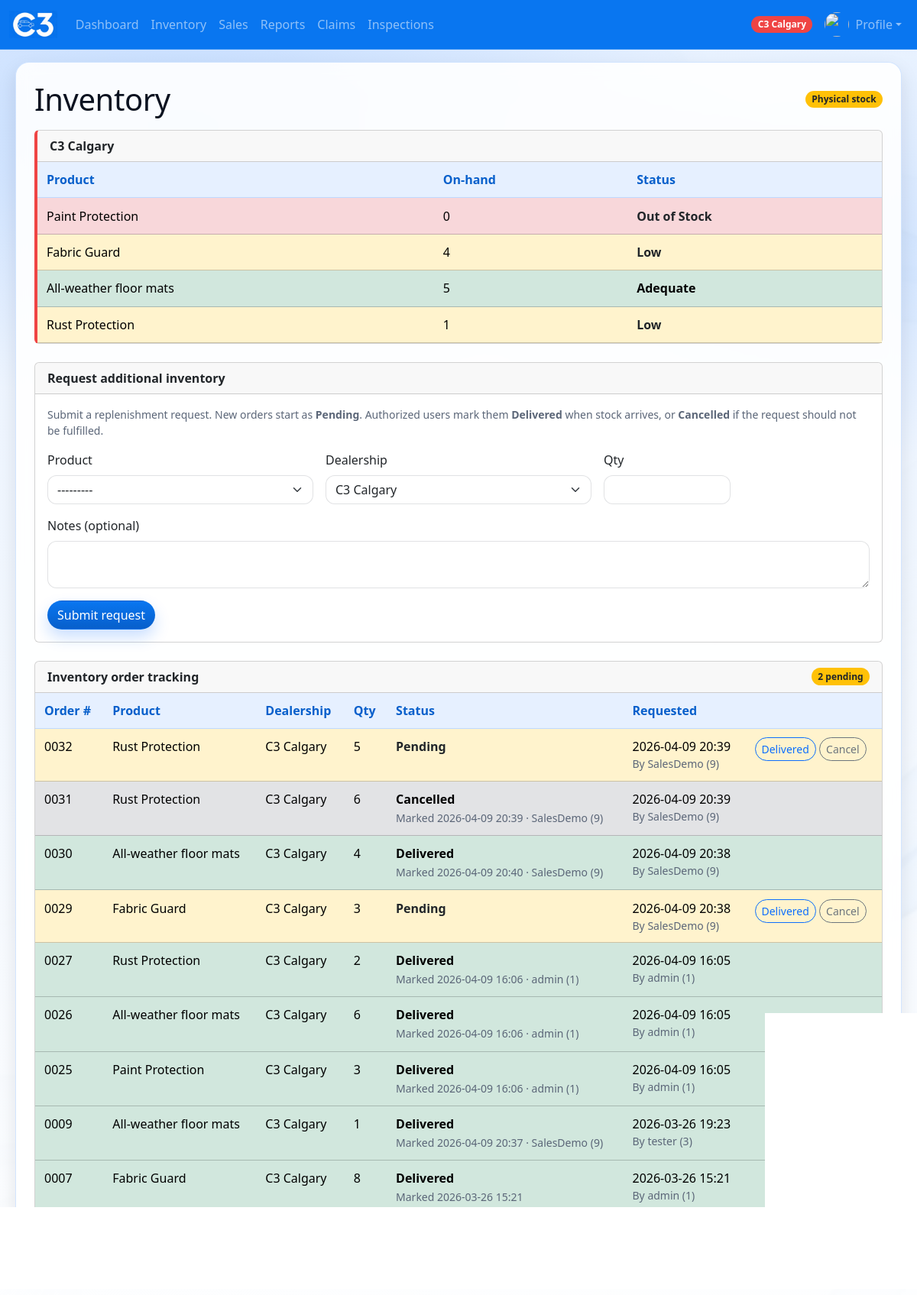
Screenshot of /home/inventory/ (signed in) with the database file from the repository.
### Dashboard/models.py (models this page shows, shortened)
class Dealership(models.Model):
    name = models.CharField(max_length=200)
    badge_css_class = models.CharField(
        max_length=80,
        default="bg-dark",
        help_text="Bootstrap/extra CSS classes for this dealership's badge (navbar, user list).",
    )
    is_default_home = models.BooleanField(
        default=False,
        help_text="If True, new user group edits default to this dealership when none is set.",
    )
    class Meta:
        ordering = ["name"]
    def resolved_badge_css_class(self) -> str:
        raw = (self.badge_css_class or "").strip()
        if raw.startswith("ns-badge-dealership-"):
            return raw
    def chart_color_hex(self) -> str:
        key = self.resolved_badge_css_class()
        mapping = {
            "ns-badge-dealership-mississauga": "#0976f0",
            "ns-badge-dealership-toronto": "#001f3f",
            "ns-badge-dealership-edmonton": "#ea580c",
            "ns-badge-dealership-calgary": "#ef4444",
            "ns-badge-dealership-lachute": "#7f1d1d",
            "ns-badge-navy": "#001f3f",
            "ns-badge-c3-toronto": "#001f3f",
        }
        return mapping.get(key, "#495057")
    def __str__(self):
        return self.name

class SalesProduct(models.Model):
    name = models.CharField(max_length=200)
    price = models.DecimalField(max_digits=10, decimal_places=2, default=0, help_text="Product price")
    goal = models.PositiveIntegerField(default=1, help_text="Monthly sales goal")
    display_order = models.PositiveIntegerField(default=0)
    product_id = models.PositiveIntegerField(null=True, blank=True)
    tracks_inventory = models.BooleanField(
        default=True,
        help_text="If False (e.g. warranties), item is excluded from inventory and stock checks.",
    )
    class Meta:
        ordering = ['display_order', 'id']
    def __str__(self):
        return self.name

class InventoryOrder(models.Model):
    STATUS_PENDING = "pending"
    STATUS_DELIVERED = "delivered"
    STATUS_CANCELLED = "cancelled"
    STATUS_CHOICES = [
        (STATUS_PENDING, "Pending"),
        (STATUS_DELIVERED, "Delivered"),
        (STATUS_CANCELLED, "Cancelled"),
    ]
    product = models.ForeignKey(SalesProduct, on_delete=models.CASCADE, related_name="inventory_orders")
    dealership = models.ForeignKey(Dealership, on_delete=models.CASCADE, related_name="inventory_orders")
    quantity_requested = models.PositiveIntegerField()
    status = models.CharField(max_length=20, choices=STATUS_CHOICES, default=STATUS_PENDING)
    requested_by = models.ForeignKey(
        settings.AUTH_USER_MODEL,
        on_delete=models.SET_NULL,
        null=True,
        blank=True,
        related_name="inventory_orders_submitted",
    )
    notes = models.TextField(blank=True)
    date_requested = models.DateTimeField(auto_now_add=True)
    date_received = models.DateTimeField(null=True, blank=True)
    delivered_by = models.ForeignKey(
        settings.AUTH_USER_MODEL,
        on_delete=models.SET_NULL,
        null=True,
        blank=True,
        related_name="fulfilled_inventory_orders",
    )
    cancelled_at = models.DateTimeField(null=True, blank=True)
    cancelled_by = models.ForeignKey(
        settings.AUTH_USER_MODEL,
        on_delete=models.SET_NULL,
        null=True,
        blank=True,
        related_name="cancelled_inventory_orders",
    )
    class Meta:
        ordering = ["-date_requested", "-id"]
    @property
    def display_order_id(self):
        return f"{self.pk:04d}"

### Dashboard/views.py (the view)
# urls.py: path("inventory/", views.inventory, name="inventory"),
def inventory(request):
    if not request.user.is_authenticated:
        return HttpResponseForbidden("You must be logged in.")
    can_view_all = user_can_view_all_inventory(request.user)
    can_submit = _can_submit_inventory_order(request.user)
    can_manage_orders = _can_manage_inventory_orders(request.user)
    physical_products = (
        SalesProduct.objects.filter(tracks_inventory=True)
        .order_by("display_order", "id")
        .all()
    )
    home = user_home_dealership(request.user) if not can_view_all else None
    dealerships = dealerships_for_inventory_scope(request.user)
    dealership_sections = []
    for deal in dealerships:
        rows = []
        for p in physical_products:
            qty = quantity_on_hand(p, deal)
            _, status_label, badge_variant = inventory_status_tuple(qty)
            rows.append(
                {
                    "product": p,
                    "quantity": qty,
                    "status_label": status_label,
                    "badge_variant": badge_variant,
                }
            )
        dealership_sections.append(
            {
                "dealership": deal,
                "rows": rows,
                "accent_color": deal.chart_color_hex(),
            }
        )
    orders_qs = InventoryOrder.objects.select_related(
        "product",
        "dealership",
        "requested_by",
        "delivered_by",
        "cancelled_by",
    ).order_by("-date_requested")
    if not can_view_all and home:
        orders_qs = orders_qs.filter(dealership=home)
    order_form = InventoryRequestForm(user=request.user)
    pending_order_count = orders_qs.filter(status=InventoryOrder.STATUS_PENDING).count()
    context = {
        "dealership_sections": dealership_sections,
        "physical_products": physical_products,
        "inventory_orders": orders_qs[:200],
        "order_form": order_form,
        "can_view_all_inventory": can_view_all,
        "can_submit_inventory_order": can_submit,
        "can_manage_inventory_orders": can_manage_orders,
        "user_dealership": user_home_dealership(request.user),
        "pending_order_count": pending_order_count,
    }
    return render(request, "Dashboard/inventory.html", context)

### Dashboard/templates/Dashboard/inventory.html (shortened to what this page needs)
{% extends "Dashboard/base.html" %}
{% block content %}
<div class="d-flex align-items-center justify-content-between flex-wrap gap-2 mb-3">
	<h1 class="mb-0">Inventory</h1>
	{% if can_submit_inventory_order or can_manage_inventory_orders %}
		<span class="badge bg-warning text-dark">Physical stock</span>
	{% endif %}
</div>
{% for section in dealership_sections %}
<div class="card mb-4" style="border-left: 4px solid {{ section.accent_color }};">
	<div class="card-header fw-semibold">{{ section.dealership.name }}</div>
	<div class="card-body p-0">
		<div class="table-responsive">
			<table class="table table-sm mb-0">
				<thead class="table-light">
					<tr>
						<th scope="col">Product</th>
						<th scope="col">On-hand</th>
						<th scope="col">Status</th>
					</tr>
				</thead>
				<tbody>
				{% for row in section.rows %}
					<tr
						{% if row.badge_variant == 'danger' %}
							class="table-danger"
						{% elif row.badge_variant == 'warning' %}
							class="table-warning"
						{% else %}
							class="table-success"
						{% endif %}
					>
						<td>{{ row.product.name }}</td>
						<td>{{ row.quantity }}</td>
						<td>
							{% if row.badge_variant == 'warning' or row.badge_variant == 'danger' %}
								<span class="fw-semibold text-dark">{{ row.status_label }}</span>
							{% else %}
								<span class="fw-semibold">{{ row.status_label }}</span>
							{% endif %}
						</td>
					</tr>
				{% empty %}
					<tr><td colspan="3" class="text-muted">No inventory rows.</td></tr>
				{% endfor %}
				</tbody>
			</table>
		</div>
	</div>
</div>
{% endfor %}
{% if can_submit_inventory_order %}
<div class="card mb-4">
	<div class="card-header fw-semibold">Request additional inventory</div>
	<div class="card-body">
		<p class="text-muted small mb-3">
			Submit a replenishment request. New orders start as <strong>Pending</strong>.
			Authorized users mark them <strong>Delivered</strong> when stock arrives, or <strong>Cancelled</strong> if the request should not be fulfilled.
		</p>
		<form method="post" action="{% url ns_site_namespace|add:':inventory_order_submit' %}">
			<div class="row g-3 align-items-end">
				<div class="col-md-4">
					<label class="form-label" for="id_product">Product</label>
					{{ order_form.product }}
				</div>
				<div class="col-md-4">
					<label class="form-label" for="id_dealership">Dealership</label>
					{{ order_form.dealership }}
				</div>
				<div class="col-md-2">
					<label class="form-label" for="id_quantity_requested">Qty</label>
					{{ order_form.quantity_requested }}
				</div>
				<div class="col-md-12">
					<label class="form-label" for="id_notes">Notes (optional)</label>
					{{ order_form.notes }}
				</div>
				<div class="col-md-12">
					<button type="submit" class="btn btn-primary">Submit request</button>
				</div>
			</div>
		</form>
	</div>
</div>
{% endif %}
<div class="card mb-4">
	<div class="card-header fw-semibold d-flex justify-content-between align-items-center">
		<span>Inventory order tracking</span>
		{% if pending_order_count %}
			<span class="badge bg-warning text-dark">{{ pending_order_count }} pending</span>
		{% endif %}
	</div>
	<div class="card-body p-0">
		<div class="table-responsive">
			<table class="table table-sm mb-0">
				<thead class="table-light">
					<tr>
						<th scope="col">Order #</th>
						<th scope="col">Product</th>
						<th scope="col">Dealership</th>
						<th scope="col">Qty</th>
						<th scope="col">Status</th>
						<th scope="col">Requested</th>
						{% if can_manage_inventory_orders %}<th scope="col"></th>{% endif %}
					</tr>
				</thead>
				<tbody>
				{% for o in inventory_orders %}
					<tr class="{% if o.status == 'pending' %}table-warning{% elif o.status == 'delivered' %}table-success{% else %}table-secondary{% endif %}">
						<td>{{ o.display_order_id }}</td>
						<td>{{ o.product.name }}</td>
						<td>{{ o.dealership.name }}</td>
						<td>{{ o.quantity_requested }}</td>
						<td>
							{% if o.status == 'pending' %}
								<span class="fw-semibold text-dark">Pending</span>
							{% elif o.status == 'delivered' %}
								<div class="fw-semibold">Delivered</div>
								{% if o.date_received %}
									<small class="text-muted">Marked {{ o.date_received|date:"Y-m-d H:i" }}{% if o.delivered_by %} · {{ o.delivered_by.get_full_name|default:o.delivered_by.username }} ({{ o.delivered_by_id }}){% endif %}</small>
								{% endif %}
							{% else %}
								<div class="fw-semibold">Cancelled</div>
								{% if o.cancelled_at %}
									<small class="text-muted">Marked {{ o.cancelled_at|date:"Y-m-d H:i" }}{% if o.cancelled_by %} · {{ o.cancelled_by.get_full_name|default:o.cancelled_by.username }} ({{ o.cancelled_by_id }}){% endif %}</small>
								{% endif %}
							{% endif %}
						</td>
						<td class="text-nowrap">
							{{ o.date_requested|date:"Y-m-d H:i" }}
							<small class="text-muted d-block">
								By {% if o.requested_by %}{{ o.requested_by.get_full_name|default:o.requested_by.username }} ({{ o.requested_by_id }}){% else %}—{% endif %}
							</small>
						</td>
						{% if can_manage_inventory_orders %}
							<td class="text-nowrap">
								{% if o.status == 'pending' %}
									<form method="post" action="{% url ns_site_namespace|add:':inventory_order_deliver' o.pk %}" class="d-inline" onsubmit="return confirm('Mark order {{ o.display_order_id }} delivered?');">
										<button type="submit" class="btn btn-sm btn-outline-primary">Delivered</button>
									</form>
									<form method="post" action="{% url ns_site_namespace|add:':inventory_order_cancel' o.pk %}" class="d-inline" onsubmit="return confirm('Cancel order {{ o.display_order_id }}? Stock will not change.');">
										<button type="submit" class="btn btn-sm btn-outline-secondary">Cancel</button>
									</form>
								{% endif %}
							</td>
						{% endif %}
					</tr>
				{% empty %}
					<tr><td colspan="{% if can_manage_inventory_orders %}7{% else %}6{% endif %}" class="text-muted">No inventory orders yet.</td></tr>
				{% endfor %}
				</tbody>
			</table>
		</div>
	</div>
</div>
{% endblock content %}

### Dashboard/templates/Dashboard/base.html (shortened to what this page needs)
<!DOCTYPE html>
<html lang="en">
<head>
    {% load static %}
    <link rel="stylesheet" href="{% static 'bootstrap/css/bootstrap.css' %}">
    <link rel="stylesheet" href="{% static 'css/theme.css' %}">
</head>
<body class="d-flex flex-column min-vh-100">
<nav class="navbar navbar-expand-lg navbar-dark bg-primary">
    <div class="container-fluid">
        <a class="navbar-brand d-flex align-items-center" href="{% url ns_site_namespace|add:':home' %}">
            <img src="{% static 'images/logo.png' %}" alt="C3" height="36" style="max-height: 36px;">
        </a>
        {% if user.is_authenticated %}
        <div class="collapse navbar-collapse" id="navbarNavAltMarkup">
            <ul class="navbar-nav me-auto mb-2 mb-lg-0">
                <li class="nav-item">
                    <a class="nav-link" href="{% url ns_site_namespace|add:':index' %}">Dashboard</a>
                </li>
                <li class="nav-item">
                    <a class="nav-link" href="{% url ns_site_namespace|add:':inventory' %}">Inventory</a>
                </li>
                <li class="nav-item">
                    <a class="nav-link" href="{% url ns_site_namespace|add:':sales' %}">Sales</a>
                </li>
                <li class="nav-item">
                    <a class="nav-link" href="{% url ns_site_namespace|add:':Reports' %}">Reports</a>
                </li>
                <li class="nav-item">
                    <a class="nav-link" href="{% url ns_site_namespace|add:':claims' %}">Claims</a>
                </li>
                <li class="nav-item">
                    <a class="nav-link" href="{% url ns_site_namespace|add:':inspections' %}">Inspections</a>
                </li>
            </ul>
            <ul class="navbar-nav ms-auto mb-2 mb-lg-0">
                <li class="nav-item d-flex align-items-center me-2">
                    {% if ns_dealership_label %}
                        <span class="badge rounded-pill text-bg-dark ns-dealership-badge {{ ns_dealership_badge_class|default:'' }}">{{ ns_dealership_label }}</span>
                    {% endif %}
                </li>
                <li class="nav-item dropdown">
                    <a class="nav-link dropdown-toggle d-flex align-items-center" href="#" id="profileNavDropdown" role="button" data-bs-toggle="dropdown" aria-expanded="false">
                        {% if profile_avatar_url %}
                            <img src="{{ profile_avatar_url }}" alt="" class="avatar-circle me-2" width="32" height="32">
                        {% else %}
                            <img src="{% static 'images/default-avatar.png' %}" alt="" class="avatar-circle me-2" width="32" height="32">
                        {% endif %}
                        Profile
                    </a>
                </li>
            </ul>
        </div>
        {% endif %}
    </div>
</nav>
<main class="container-fluid py-3 flex-grow-1">
    <div class="ns-surface p-3 p-md-4 mx-md-2">
{% block content %}{% endblock content %}
    </div>
</main>
<footer class="container-fluid py-2 text-center text-muted small border-top mt-auto bg-white">
	<img src="{% static 'images/northstar.png' %}" alt="Northstar" height="16" class="mx-2 align-text-bottom" style="max-height:16px;">
	Support: <a href="mailto:admin@northstar.com" class="text-muted">admin@northstar.com</a>
</footer>
</body>
</html>

### rows the page displays
Dealership: name "C3 Calgary", dealership.name "C3 Calgary"
SalesProduct: product.name "Paint Protection", quantity "0", status_label "Out of Stock"
SalesProduct: product.name "Fabric Guard", quantity "4", status_label "Low"
SalesProduct: product.name "All-weather floor mats", quantity "5", status_label "Adequate"
SalesProduct: product.name "Rust Protection", quantity "1", status_label "Low"
InventoryOrder: display_order_id "0032", product.name "Rust Protection", dealership.name "C3 Calgary", quantity_requested "5", status "Pending", date_requested "2026-04-09 20:39", requested_by.get_full_name "SalesDemo", requested_by_id "9"
InventoryOrder: display_order_id "0031", product.name "Rust Protection", dealership.name "C3 Calgary", quantity_requested "6", cancelled_at "2026-04-09 20:39", cancelled_by.get_full_name "SalesDemo", cancelled_by_id "9", date_requested "2026-04-09 20:39", requested_by.get_full_name "SalesDemo", requested_by_id "9"
InventoryOrder: display_order_id "0030", product.name "All-weather floor mats", dealership.name "C3 Calgary", quantity_requested "4", date_received "2026-04-09 20:40", delivered_by.get_full_name "SalesDemo", delivered_by_id "9", date_requested "2026-04-09 20:38", requested_by.get_full_name "SalesDemo", requested_by_id "9"
InventoryOrder: display_order_id "0029", product.name "Fabric Guard", dealership.name "C3 Calgary", quantity_requested "3", status "Pending", date_requested "2026-04-09 20:38", requested_by.get_full_name "SalesDemo", requested_by_id "9"
InventoryOrder: display_order_id "0027", product.name "Rust Protection", dealership.name "C3 Calgary", quantity_requested "2", date_received "2026-04-09 16:06", delivered_by.get_full_name "admin", delivered_by_id "1", date_requested "2026-04-09 16:05", requested_by.get_full_name "admin", requested_by_id "1"
InventoryOrder: display_order_id "0026", product.name "All-weather floor mats", dealership.name "C3 Calgary", quantity_requested "6", date_received "2026-04-09 16:06", delivered_by.get_full_name "admin", delivered_by_id "1", date_requested "2026-04-09 16:05", requested_by.get_full_name "admin", requested_by_id "1"
InventoryOrder: display_order_id "0025", product.name "Paint Protection", dealership.name "C3 Calgary", quantity_requested "3", date_received "2026-04-09 16:06", delivered_by.get_full_name "admin", delivered_by_id "1", date_requested "2026-04-09 16:05", requested_by.get_full_name "admin", requested_by_id "1"
InventoryOrder: display_order_id "0009", product.name "All-weather floor mats", dealership.name "C3 Calgary", quantity_requested "1", date_received "2026-04-09 20:37", delivered_by.get_full_name "SalesDemo", delivered_by_id "9", date_requested "2026-03-26 19:23", requested_by.get_full_name "tester", requested_by_id "3"
InventoryOrder: display_order_id "0007", product.name "Fabric Guard", dealership.name "C3 Calgary", quantity_requested "8", date_received "2026-03-26 15:21", date_requested "2026-03-26 15:21", requested_by.get_full_name "admin", requested_by_id "1"

### other values shown
{{ pending_order_count }} "2"
